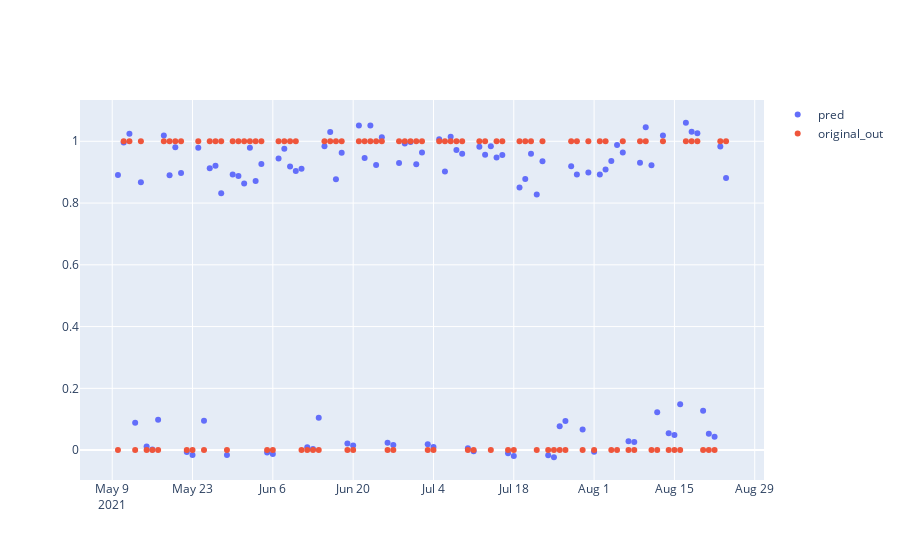

Notebook source saved alongside this figure:
### Code cell
# %%warning = False
test_pre_p = go.Figure()
test_pre_p.add_trace(go.Scatter(x = test_pred['ds'],\
    y = test_pred['yhat'], 
    mode = 'markers',
    name = 'pred'))
test_pre_p.add_trace(go.Scatter(x = test_all['ds'], \
    y = test_all['y'], 
    mode = 'markers',
    name = 'original_out'))
